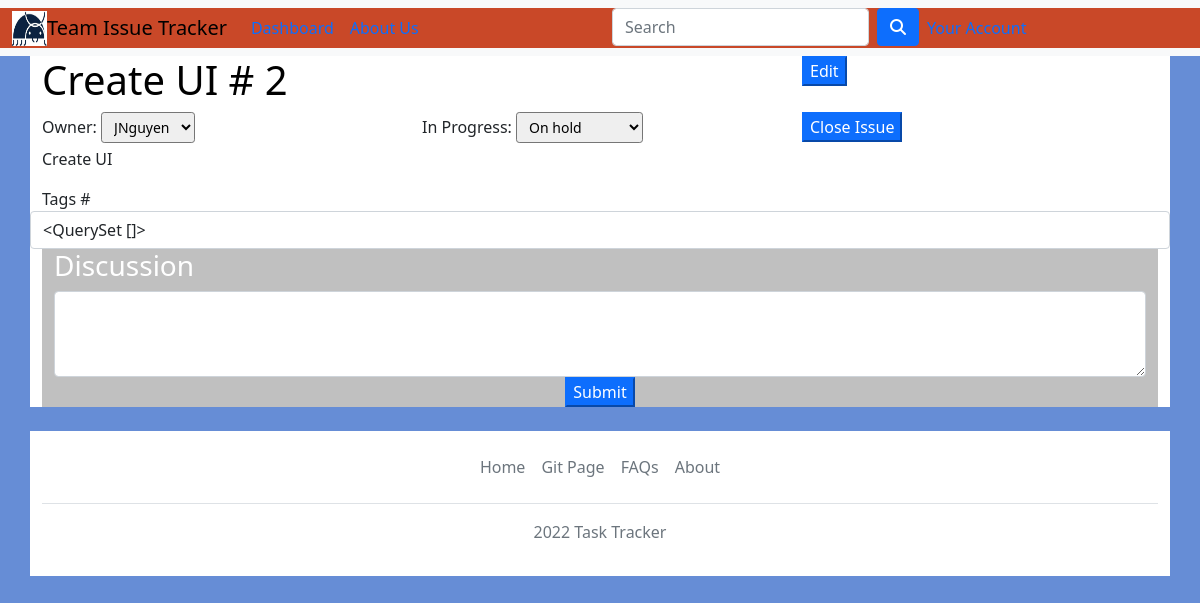
The page /iTracker/project/2 (signed in) on the database as committed earlier.
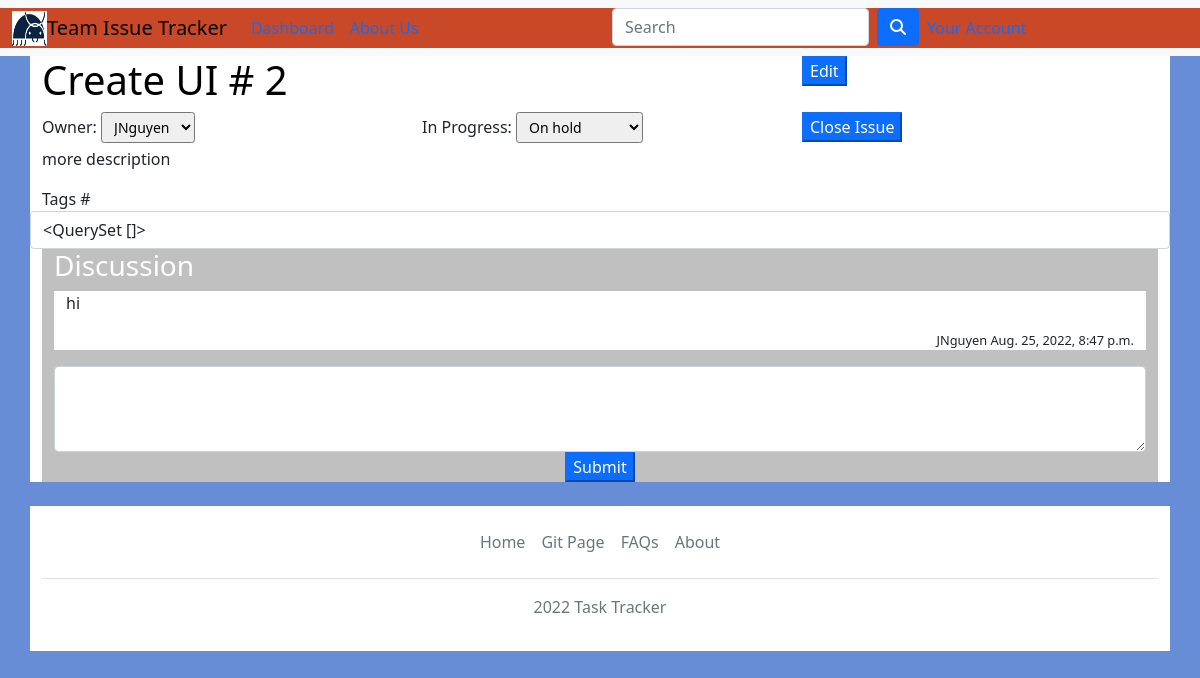
The same page on the database as committed later.
### iTracker/models.py (models this page shows, shortened)
class Project(models.Model):
    owner = models.ForeignKey(UserExtended,on_delete=models.CASCADE)
    projectName = models.CharField(max_length=100)
    description = models.TextField(max_length=1024,default='Project Description')
    Progressbar = models.IntegerField(default=0)
    taskID = models.AutoField(primary_key=True, editable=False,unique=True)
    lastUpdate = models.DateTimeField(auto_now=True)
    doing = models.BooleanField(default=False)
    team = models.ForeignKey(Team,on_delete=models.CASCADE,null=True)
    relatedTaskID = models.IntegerField(default=0)
    tags = TaggableManager()
    valid = models.BooleanField(default = True)

class UserExtended(models.Model):
    user = models.OneToOneField(User,on_delete=models.CASCADE)
    team = models.ForeignKey(Team,on_delete=models.CASCADE,null=True)
    birthday = models.DateTimeField()
    teamAdmin = models.BooleanField(default=False)
    avatar = models.ImageField(upload_to="static/iTracker/images",default='static/iTracker/images/default.jpg')

class Comment(models.Model):
    project = models.ForeignKey(Project,blank=True,on_delete=models.CASCADE)
    discuss = models.TextField(max_length=1024,default='')
    user = models.ForeignKey(UserExtended,on_delete=models.CASCADE)
    time = models.DateTimeField(auto_now=True,editable=False)

### iTracker/views.py (the view)
# urls.py: path('project/<int:taskID>', views.thisProject, name='projectPage'),
def thisProject(request,taskID):
    project = Project.objects.get(taskID=taskID)
    userX = UserExtended.objects.get(user = request.user)
    comments = Comment.objects.filter(project= project)
    teamMembers = UserExtended.objects.filter(team=userX.team)
    context= {'project':project,'userX':userX,'comments':comments,'teamMembers':teamMembers}
    return render(request, 'iTracker/project.html',context)

### iTracker/templates/iTracker/project.html (shortened to what the changed rows need)
<!DOCTYPE html>
<html lang="en">
<head>
    <link rel="stylesheet" href="https://stackpath.bootstrapcdn.com/bootstrap/5.0.0-alpha1/css/bootstrap.min.css">
    <link rel="stylesheet" href="//maxcdn.bootstrapcdn.com/font-awesome/4.7.0/css/font-awesome.min.css">
    {% load static %}
    <link rel="stylesheet" type="text/css" href="{% static 'iTracker/CSS/style.css' %}">
</head>
<body>
      {% load static %}
      <div class="container" style="background-color: white;">
        <div class="row">
          <div class="col-sm">
            <h1>{{project.projectName}} # {{project.taskID}}</h1>
          </div>
          <div class="col"></div>
          <div class="col-sm">
          </div>
      </div>
        <div class="row">
          <div class="container col-sm">
            <form action="/iTracker/project/{{project.taskID}}/assign" method="post">{% csrf_token %}
              <label class="form-label select-label">Owner: </label>
              <select class="select form-control-sm" name="projOwner" onchange="form.submit()">
                  <option value="">{{project.owner.user.username}}</option>
              </select>
            </form>
          </div>
          <div class="container col-sm" >
            <form action="/iTracker/project/{{project.taskID}}/status" method="post">{% csrf_token %}
              <label class="form-label select-label">In Progress: </label>
              <select class="select form-control-sm" name="status" onchange="form.submit()">
                {% if project.doing %}
                <option value="yes">Working on it</option>
                <option value="no">On hold</option>
                {% else %}
                <option value="no">On hold</option>
                {% endif %}
              </select>
            </form>
          </div>
          <div class="container col-sm" >
          </div>
        </div>
        <p>{{project.description}}</p>
        <div class="row">
          <label>Tags #</label>
          {% if project.tags.names %}
          <input type="text" class="form-control" name='projectTags' value=""/>
          {% else %}
          <input type="text" class="form-control" name='projectTags' value="{{project.tags.names}}"/>
          {% endif %}
      </div>
        <div class="container" style="background-color: rgb(192, 192, 192);">
          <h3 style="color: white;">Discussion</h3>
          {% for post in comments%}
          <div class="container rounded-sm">
            <p>{{post.discuss}}</p>
            <p style="font-size: .8em; text-align:right">{{post.user.user.username}} {{post.time}}</p>
          </div>
          {% endfor %}
          <form action="/iTracker/project/{{project.taskID}}/post" method = 'post'>{% csrf_token %}
          </form>
        </div>
      </div>
</body>
</html>

Rows that differ between the two databases and show on the page:
changed Project "Create UI": description "Create UI" → "more description"
added Comment: discuss "hi", user.user.username "JNguyen", time "Aug. 25, 2022, 8:47 p.m."
